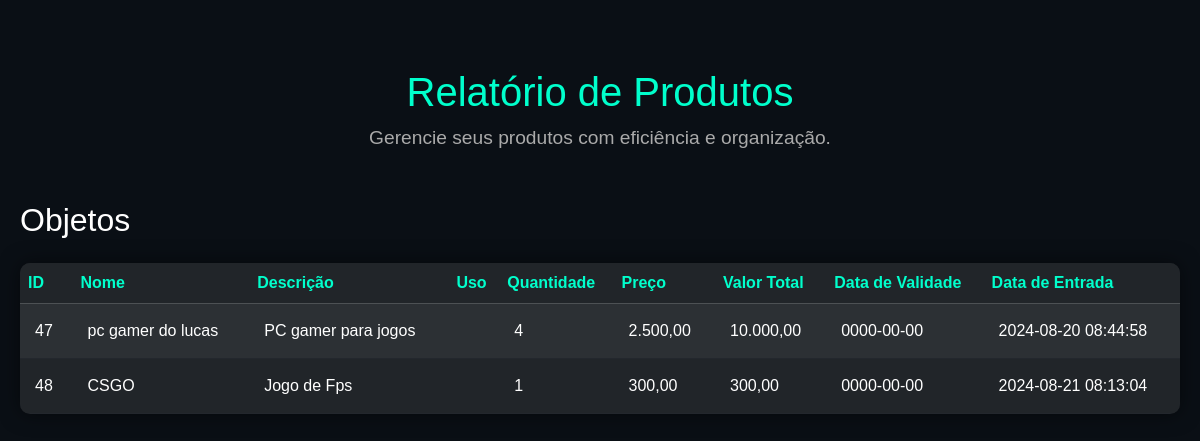
The page /pages/relatorios.php (signed in) on the database its author committed.
### tables this page shows
CREATE TABLE `produtos` (
  `id` int(11) NOT NULL,
  `nome` varchar(100) NOT NULL,
  `quantidade` int(11) NOT NULL,
  `preco` decimal(10,2) NOT NULL,
  `data_validade` date DEFAULT NULL,
  `descricao` text DEFAULT NULL,
  `uso` text DEFAULT NULL,
  `data_entrada` datetime DEFAULT current_timestamp(),
  `categoria` varchar(50) DEFAULT NULL
);

### pages/relatorios.php (the view, shortened to what this page needs)
<?php
        include '../db.php';
        try {
            $sql = 'SELECT * FROM produtos ORDER BY categoria, data_entrada ASC';
            $stmt = $pdo->query($sql);
            $produtos = $stmt->fetchAll(PDO::FETCH_ASSOC);
        } catch (PDOException $e) {
            echo "Erro ao buscar produtos: " . $e->getMessage();
        }
?>
<!DOCTYPE html>
<html lang="pt-br">
<head>
    <link href="https://cdn.jsdelivr.net/npm/bootstrap@5.3.3/dist/css/bootstrap.min.css" rel="stylesheet">
    <link rel="stylesheet" href="https://cdnjs.cloudflare.com/ajax/libs/font-awesome/6.0.0-beta3/css/all.min.css">
    <link rel="stylesheet" href="../css/report.css">
</head>
<body>
    <div class="container">
        <header class="text-center my-5">
            <h1>Relatório de Produtos</h1>
            <p>Gerencie seus produtos com eficiência e organização.</p>
        </header>
        <?php
        $categorias = [];
        foreach ($produtos as $produto) {
            $categoria = $produto['categoria'];
            if (!isset($categorias[$categoria])) {
                $categorias[$categoria] = [];
            }
            $categorias[$categoria][] = $produto;
        }
        foreach ($categorias as $categoria => $produtosCategoria): ?>
            <h2 class="my-4"><?php echo htmlspecialchars(ucfirst($categoria)); ?></h2>
            <table class="table table-dark table-striped table-hover mb-5">
                <thead>
                    <tr>
                        <th>ID</th>
                        <th>Nome</th>
                        <th>Descrição</th>
                        <th>Uso</th>
                        <th>Quantidade</th>
                        <th>Preço</th>
                        <th>Valor Total</th>
                        <th>Data de Validade</th>
                        <th>Data de Entrada</th>
                    </tr>
                </thead>
                <tbody>
                    <?php foreach ($produtosCategoria as $produto): ?>
                        <tr>
                            <td><?php echo htmlspecialchars($produto['id']); ?></td>
                            <td><?php echo htmlspecialchars($produto['nome']); ?></td>
                            <td><?php echo htmlspecialchars($produto['descricao']); ?></td>
                            <td><?php echo htmlspecialchars($produto['uso']); ?></td>
                            <td><?php echo htmlspecialchars($produto['quantidade']); ?></td>
                            <td><?php echo htmlspecialchars(number_format($produto['preco'], 2, ',', '.')); ?></td>
                            <td><?php echo htmlspecialchars(number_format($produto['quantidade'] * $produto['preco'], 2, ',', '.')); ?></td>
                            <td><?php echo htmlspecialchars($produto['data_validade']); ?></td>
                            <td><?php echo htmlspecialchars($produto['data_entrada']); ?></td>
                        </tr>
                    <?php endforeach; ?>
                </tbody>
            </table>
        <?php endforeach; ?>
    </div>
</body>
</html>

### css/report.css (style rules this page uses)
* { margin: 0; padding: 0; box-sizing: border-box; }
body { font-family: 'Arial', sans-serif; background-color: #0a0f15; color: #ffffff; }
.container { max-width: 1200px; margin: auto; padding: 20px; }
h1 { font-size: 2.5em; color: #00ffcc; }
p { font-size: 1.2em; color: #aaa; }
.table { border-radius: 10px; overflow: hidden; box-shadow: 0 0 20px rgba(0, 0, 0, 0.5); }
.table thead { background-color: #1b1e24; }
.table thead th { color: #00ffcc; position: relative; }
.table tbody tr { transition: background-color 0.3s, transform 0.3s; }
.table tbody td { border-top: 1px solid rgba(255, 255, 255, 0.1); border-bottom: 1px solid rgba(255, 255, 255, 0.1); padding: 15px; }
.table tbody td { opacity: 0; transform: translateY(10px); animation: fadeIn 0.5s forwards; }
.table tbody tr:nth-child(even) { background-color: rgba(255, 255, 255, 0.05); }

### rows shown on the page
produtos: categoria "Objetos", id "48", nome "CSGO", descricao "Jogo de Fps", quantidade "1", preco "300,00", $produto['quantidade'] * $produto['preco'] "300,00", data_validade "0000-00-00", data_entrada "2024-08-21 08:13:04"
produtos: id "47", nome "pc gamer do lucas", descricao "PC gamer para jogos", quantidade "4", preco "2.500,00", $produto['quantidade'] * $produto['preco'] "10.000,00", data_validade "0000-00-00", data_entrada "2024-08-20 08:44:58"
